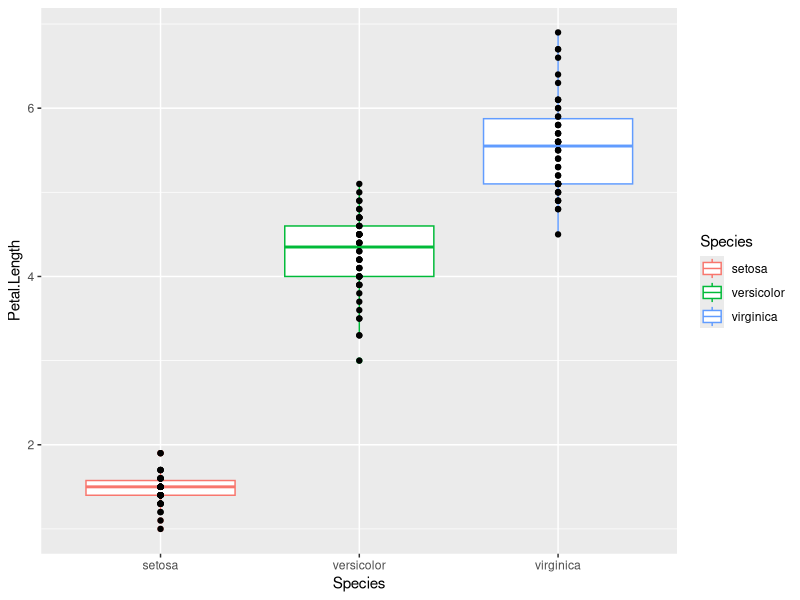

Write the R code that produced this figure.
## ---- chunk 1
knitr::opts_chunk$set(echo = F, warning = FALSE, message = FALSE)
library(tidyverse)
## ---- chunk 2
iris %>% head()
## ---- chunk 3
str(iris)
## ---- chunk 4
set.seed(234)
iris %>% 
  group_by(Species) %>% 
  sample_n(2) %>% 
  select(Petal.Width, Species) %>% 
  as.data.frame()
## ---- chunk 5
set.seed(234)
iris %>% 
  group_by(Species) %>% 
  sample_n(2) %>% 
  select(Petal.Width, Species) %>% 
  filter(Species != "setosa" & Petal.Width < 2) %>% 
  as.data.frame()
## ---- chunk 6
ggplot(data = iris, aes(x = Species, y = Petal.Length)) +
  geom_boxplot(aes(color = Species)) +
  geom_point()
## ---- chunk 7
iris %>% 
  group_by(Species) %>% 
  summarise(count = n(), ave_petal.width = mean(Petal.Width))
## ---- chunk 8
iris %>% 
  count(Species) 
## ---- chunk 9
iris %>% 
  count(Species) %>% 
  filter(str_detect(Species, "o+"))
## ---- chunk 10
wide <- iris %>% 
  head(1)
wide
## ---- chunk 11
wide %>% 
  pivot_longer(cols = !Species, names_to = "Attributes", values_to = "Value") %>% 
  as.data.frame()
## ---- chunk 12
# Julia's code
## ---- chunk 13
set.seed(234)
df1 <- iris %>% 
  select(Sepal.Length, Sepal.Width, Species) %>% 
  sample_n(3)
df1
## ---- chunk 14
set.seed(111)
df2 <- iris %>% 
  select(Petal.Length, Petal.Width, Species) %>% 
  sample_n(3)
df2
## ---- chunk 15
# Aram's code
